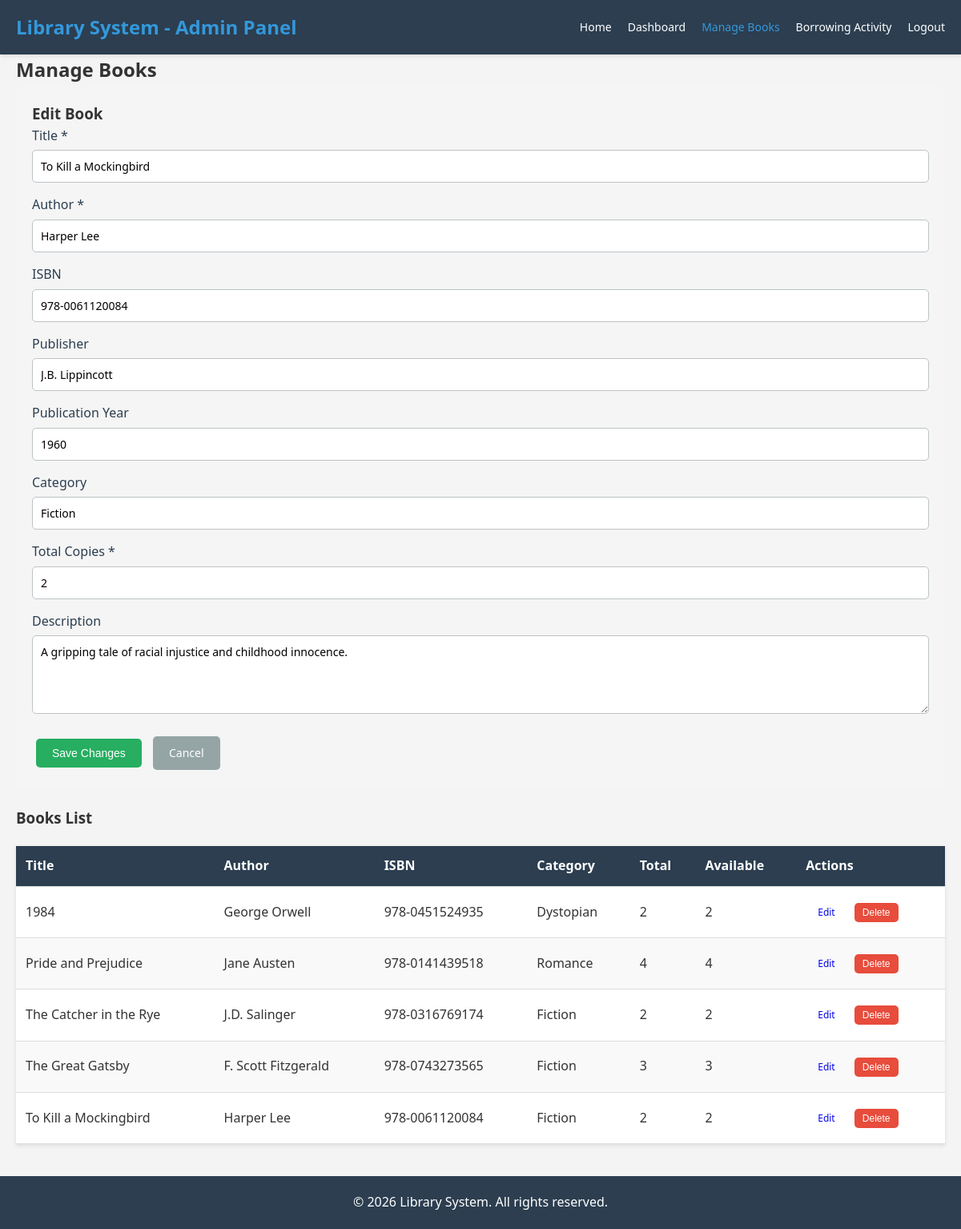
The page /admin/books.php?edit=2 (signed in) on the database its author committed.
### tables this page shows
CREATE TABLE books (
    book_id INT PRIMARY KEY AUTO_INCREMENT,
    title VARCHAR(200) NOT NULL,
    author VARCHAR(100) NOT NULL,
    isbn VARCHAR(20) UNIQUE,
    publisher VARCHAR(100),
    publication_year YEAR,
    category VARCHAR(50),
    total_copies INT DEFAULT 1,
    available_copies INT DEFAULT 1,
    description TEXT,
    created_at TIMESTAMP DEFAULT CURRENT_TIMESTAMP,
    updated_at TIMESTAMP DEFAULT CURRENT_TIMESTAMP ON UPDATE CURRENT_TIMESTAMP
);

### includes/Database.php (called while the page is built, shortened)
<?php
class Database {
    private $connection;
    private $host;
    private $user;
    private $pass;
    private $db;
    public function __construct() {
        $this->host = DB_HOST;
        $this->user = DB_USER;
        $this->pass = DB_PASS;
        $this->db = DB_NAME;
    }
    private function connect() {
        $this->connection = new mysqli($this->host, $this->user, $this->pass, $this->db);
        $this->connection->set_charset("utf8");
    }
    public function query($sql) {
        $result = $this->connection->query($sql);
        return $result;
    }
    public function prepare($sql) {
        return $this->connection->prepare($sql);
    }
}
?>

### includes/Book.php (called while the page is built, shortened)
<?php
require_once __DIR__ . '/Database.php';
class Book {
    private $db;
    public function __construct() {
        $this->db = new Database();
    }
    public function getAllBooks() {
        $sql = "SELECT * FROM books ORDER BY title ASC";
        $result = $this->db->query($sql);
        return $result->fetch_all(MYSQLI_ASSOC);
    }
    public function getBookById($book_id) {
        $sql = "SELECT * FROM books WHERE book_id = ?";
        $stmt = $this->db->prepare($sql);
        $stmt->bind_param('i', $book_id);
        $stmt->execute();
        return $stmt->get_result()->fetch_assoc();
    }
}
?>

### admin/books.php (the view, shortened to what this page needs)
<?php
require_once '../includes/Book.php';
$book = new Book();
$edit_book = null;
if (isset($_GET['edit'])) {
    $edit_book = $book->getBookById(intval($_GET['edit']));
}
$books = $book->getAllBooks();
?>
<!DOCTYPE html>
<html lang="en">
<head>
    <link rel="stylesheet" href="../css/style.css">
</head>
<body>
    <div class="navbar">
        <div class="container">
            <h1 class="logo">Library System - Admin Panel</h1>
            <nav>
                <ul>
                    <li><a href="../index.php">Home</a></li>
                    <li><a href="dashboard.php">Dashboard</a></li>
                    <li><a href="books.php" class="active">Manage Books</a></li>
                    <li><a href="borrowing.php">Borrowing Activity</a></li>
                    <li><a href="../pages/logout.php">Logout</a></li>
                </ul>
            </nav>
        </div>
    </div>
    <div class="container">
        <h2>Manage Books</h2>
        <?php if (!empty($edit_book)): ?>
            <div style="margin-bottom: 20px; padding: 20px; background: #f5f5f5; border-radius: 5px;">
                <h3>Edit Book</h3>
                <form method="POST">
                    <div class="form-group">
                        <label>Title *</label>
                        <input type="text" name="title" required value="<?php echo htmlspecialchars($edit_book['title']); ?>">
                    </div>
                    <div class="form-group">
                        <label>Author *</label>
                        <input type="text" name="author" required value="<?php echo htmlspecialchars($edit_book['author']); ?>">
                    </div>
                    <div class="form-group">
                        <label>ISBN</label>
                        <input type="text" name="isbn" value="<?php echo htmlspecialchars($edit_book['isbn'] ?? ''); ?>">
                    </div>
                    <div class="form-group">
                        <label>Publisher</label>
                        <input type="text" name="publisher" value="<?php echo htmlspecialchars($edit_book['publisher'] ?? ''); ?>">
                    </div>
                    <div class="form-group">
                        <label>Publication Year</label>
                        <input type="number" name="publication_year" min="1900" max="<?php echo date('Y'); ?>" value="<?php echo htmlspecialchars($edit_book['publication_year'] ?? ''); ?>">
                    </div>
                    <div class="form-group">
                        <label>Category</label>
                        <input type="text" name="category" value="<?php echo htmlspecialchars($edit_book['category'] ?? ''); ?>">
                    </div>
                    <div class="form-group">
                        <label>Total Copies *</label>
                        <input type="number" name="total_copies" min="1" required value="<?php echo $edit_book['total_copies']; ?>">
                    </div>
                    <div class="form-group">
                        <label>Description</label>
                        <textarea name="description" rows="4"><?php echo htmlspecialchars($edit_book['description'] ?? ''); ?></textarea>
                    </div>
                    <button type="submit" class="btn btn-success">Save Changes</button>
                    <a href="books.php" class="btn btn-secondary">Cancel</a>
                </form>
            </div>
        <?php endif; ?>
        <h3>Books List</h3>
        <?php if (empty($books)): ?>
            <p>No books found.</p>
        <?php else: ?>
            <table class="table">
                <thead>
                    <tr>
                        <th>Title</th>
                        <th>Author</th>
                        <th>ISBN</th>
                        <th>Category</th>
                        <th>Total</th>
                        <th>Available</th>
                        <th>Actions</th>
                    </tr>
                </thead>
                <tbody>
                    <?php foreach ($books as $b): ?>
                        <tr>
                            <td><?php echo htmlspecialchars($b['title']); ?></td>
                            <td><?php echo htmlspecialchars($b['author']); ?></td>
                            <td><?php echo htmlspecialchars($b['isbn'] ?? '-'); ?></td>
                            <td><?php echo htmlspecialchars($b['category'] ?? '-'); ?></td>
                            <td><?php echo $b['total_copies']; ?></td>
                            <td><?php echo $b['available_copies']; ?></td>
                            <td>
                                <a href="books.php?edit=<?php echo $b['book_id']; ?>" class="btn btn-sm">Edit</a>
                                <form method="POST" style="display: inline;" onsubmit="return confirm('Delete this book?');">
                                    <button type="submit" class="btn btn-sm btn-danger">Delete</button>
                                </form>
                            </td>
                        </tr>
                    <?php endforeach; ?>
                </tbody>
            </table>
        <?php endif; ?>
    </div>
    <footer>
        <p>&copy; <?php echo date('Y'); ?> Library System. All rights reserved.</p>
    </footer>
</body>
</html>

### css/style.css (style rules this page uses)
* { margin: 0; padding: 0; box-sizing: border-box; }
body { font-family: 'Segoe UI', Tahoma, Geneva, Verdana, sans-serif; line-height: 1.6; color: #333; background-color: #f4f4f4; }
.container { max-width: 1200px; margin: 0 auto; padding: 0 20px; }
.navbar { background-color: #2c3e50; color: white; padding: 15px 0; box-shadow: 0 2px 5px rgba(0,0,0,0.1); position: sticky; top: 0; z-index: 100; }
.navbar .container { display: flex; justify-content: space-between; align-items: center; }
.navbar .logo { font-size: 24px; font-weight: bold; color: #3498db; }
.navbar nav ul { list-style: none; display: flex; gap: 20px; flex-wrap: wrap; }
.navbar nav a { color: white; text-decoration: none; transition: color 0.3s; font-size: 14px; }
.navbar nav a:hover, .navbar nav a.active { color: #3498db; }
.btn { display: inline-block; padding: 10px 20px; border: none; border-radius: 5px; cursor: pointer; text-decoration: none; transition: all 0.3s; font-size: 14px; margin: 5px; }
.btn-secondary { background-color: #95a5a6; color: white; }
.btn-success { background-color: #27ae60; color: white; }
.btn-danger { background-color: #e74c3c; color: white; }
.btn-sm { padding: 5px 10px; font-size: 12px; }
.form-group { margin-bottom: 15px; }
.form-group label { display: block; margin-bottom: 5px; font-weight: 500; color: #2c3e50; }
.form-group input, .form-group textarea { width: 100%; padding: 10px; border: 1px solid #bdc3c7; border-radius: 5px; font-size: 14px; font-family: inherit; }
.form-group textarea { resize: vertical; }
.table { width: 100%; border-collapse: collapse; background: white; margin: 20px 0; box-shadow: 0 2px 5px rgba(0,0,0,0.1); }
.table thead { background-color: #2c3e50; color: white; }
.table th, .table td { padding: 12px; text-align: left; border-bottom: 1px solid #ddd; }
.table tbody tr:nth-child(even) { background-color: #f9f9f9; }
footer { background-color: #2c3e50; color: white; text-align: center; padding: 20px; margin-top: 40px; }

### rows shown on the page
books: title "To Kill a Mockingbird", author "Harper Lee", isbn "978-0061120084", publisher "J.B. Lippincott", publication_year "1960", category "Fiction", total_copies "2", description "A gripping tale of racial injustice and childhood innocence.", available_copies "2"
books: title "1984", author "George Orwell", isbn "978-0451524935", category "Dystopian", total_copies "2", available_copies "2"
books: title "Pride and Prejudice", author "Jane Austen", isbn "978-0141439518", category "Romance", total_copies "4", available_copies "4"
books: title "The Catcher in the Rye", author "J.D. Salinger", isbn "978-0316769174", category "Fiction", total_copies "2", available_copies "2"
books: title "The Great Gatsby", author "F. Scott Fitzgerald", isbn "978-0743273565", category "Fiction", total_copies "3", available_copies "3"
